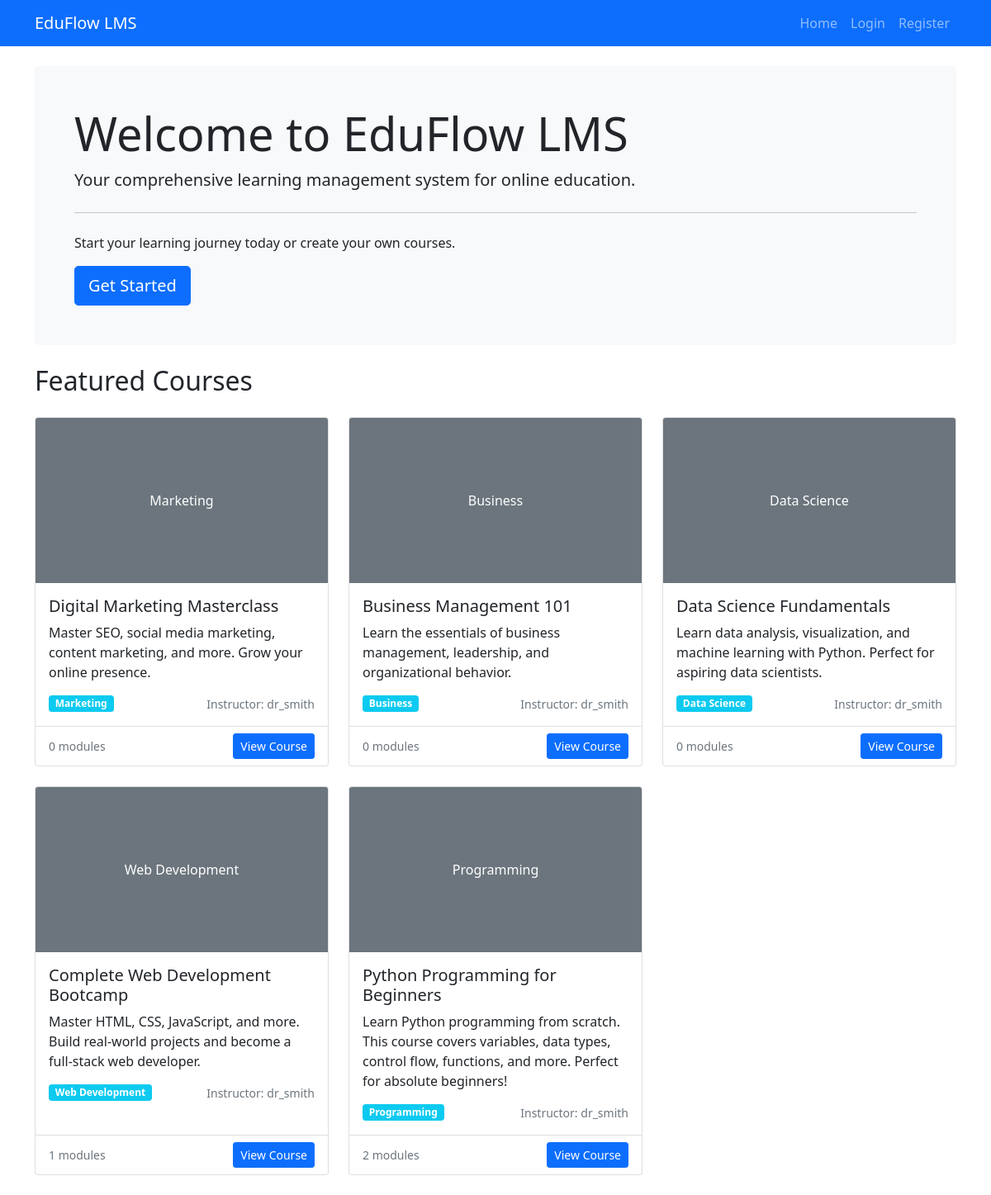
The page / on the database its author committed.
### models.py (models this page shows)
class Course(db.Model):
    id = db.Column(db.Integer, primary_key=True)
    title = db.Column(db.String(200), nullable=False)
    description = db.Column(db.Text, nullable=False)
    category = db.Column(db.String(100))
    thumbnail = db.Column(db.String(200))
    instructor_id = db.Column(db.Integer, db.ForeignKey('user.id'), nullable=False)
    created_at = db.Column(db.DateTime, default=datetime.utcnow)
    modules = db.relationship('Module', backref='course', lazy=True, cascade='all, delete-orphan')
    enrollments = db.relationship('Enrollment', backref='course', lazy=True)

class User(UserMixin, db.Model):
    id = db.Column(db.Integer, primary_key=True)
    username = db.Column(db.String(80), unique=True, nullable=False)
    email = db.Column(db.String(120), unique=True, nullable=False)
    password = db.Column(db.String(200), nullable=False)
    is_instructor = db.Column(db.Boolean, default=False)
    created_at = db.Column(db.DateTime, default=datetime.utcnow)
    courses_teaching = db.relationship('Course', backref='instructor', lazy=True)
    enrollments = db.relationship('Enrollment', backref='student', lazy=True)

### app.py (the view)
@app.route('/')
def index():
    courses = Course.query.order_by(Course.created_at.desc()).limit(6).all()
    return render_template('index.html', courses=courses)

### templates/index.html (shortened to what this page needs)
{% extends "base.html" %}
{% block content %}
<div class="jumbotron bg-light p-5 rounded-3 mb-4">
    <h1 class="display-4">Welcome to EduFlow LMS</h1>
    <p class="lead">Your comprehensive learning management system for online education.</p>
    <hr class="my-4">
    <p>Start your learning journey today or create your own courses.</p>
    {% if not current_user.is_authenticated %}
        <a class="btn btn-primary btn-lg" href="{{ url_for('register') }}" role="button">Get Started</a>
    {% elif current_user.is_instructor %}
        <a class="btn btn-success btn-lg" href="{{ url_for('create_course') }}" role="button">Create New Course</a>
    {% endif %}
</div>
<h2 class="mb-4">Featured Courses</h2>
{% if courses %}
    <div class="row">
        {% for course in courses %}
            <div class="col-md-4 mb-4">
                <div class="card h-100">
                    {% if course.thumbnail %}
                        <img src="{{ url_for('static', filename='uploads/' + course.thumbnail) }}" class="card-img-top" alt="{{ course.title }}" style="height: 200px; object-fit: cover;">
                    {% else %}
                        <div class="card-img-top bg-secondary text-white d-flex align-items-center justify-content-center" style="height: 200px;">
                            <span>{{ course.category or 'No Image' }}</span>
                        </div>
                    {% endif %}
                    <div class="card-body">
                        <h5 class="card-title">{{ course.title }}</h5>
                        <p class="card-text">{{ course.description[:150] }}{% if course.description|length > 150 %}...{% endif %}</p>
                        <div class="d-flex justify-content-between align-items-center">
                            <span class="badge bg-info">{{ course.category or 'Uncategorized' }}</span>
                            <small class="text-muted">Instructor: {{ course.instructor.username }}</small>
                        </div>
                    </div>
                    <div class="card-footer bg-transparent">
                        <div class="d-flex justify-content-between align-items-center">
                            <small class="text-muted">{{ course.modules|length }} modules</small>
                            <a href="{{ url_for('view_course', course_id=course.id) }}" class="btn btn-sm btn-primary">View Course</a>
                        </div>
                    </div>
                </div>
            </div>
        {% endfor %}
    </div>
{% endif %}
{% endblock %}

### templates/base.html (shortened to what this page needs)
<!DOCTYPE html>
<html lang="en">
<head>
    <link href="https://cdn.jsdelivr.net/npm/bootstrap@5.1.3/dist/css/bootstrap.min.css" rel="stylesheet">
    <link rel="stylesheet" href="{{ url_for('static', filename='css/style.css') }}">
</head>
<body>
    <nav class="navbar navbar-expand-lg navbar-dark bg-primary">
        <div class="container">
            <a class="navbar-brand" href="{{ url_for('index') }}">EduFlow LMS</a>
            <div class="collapse navbar-collapse" id="navbarNav">
                <ul class="navbar-nav ms-auto">
                    <li class="nav-item">
                        <a class="nav-link" href="{{ url_for('index') }}">Home</a>
                    </li>
                    {% if current_user.is_authenticated %}
                        <li class="nav-item">
                            <a class="nav-link" href="{{ url_for('dashboard') }}">Dashboard</a>
                        </li>
                        <li class="nav-item">
                            <a class="nav-link" href="{{ url_for('logout') }}">Logout</a>
                        </li>
                    {% else %}
                        <li class="nav-item">
                            <a class="nav-link" href="{{ url_for('login') }}">Login</a>
                        </li>
                        <li class="nav-item">
                            <a class="nav-link" href="{{ url_for('register') }}">Register</a>
                        </li>
                    {% endif %}
                </ul>
            </div>
        </div>
    </nav>
    <div class="container mt-4">
        {% block content %}{% endblock %}
    </div>
</body>
</html>

### static/css/style.css (style rules this page uses)
.jumbotron { background-color: #f8f9fa; padding: 2rem; border-radius: 0.3rem; }
.card-img-top { height: 200px; object-fit: cover; }

### rows shown on the page
Course: category "Marketing", title "Digital Marketing Masterclass", description "Master SEO, social media marketing, content marketing, and more. Grow your online presence.", instructor.username "dr_smith", modules|length "0"
Course: category "Business", title "Business Management 101", description "Learn the essentials of business management, leadership, and organizational behavior.", instructor.username "dr_smith", modules|length "0"
Course: category "Data Science", title "Data Science Fundamentals", description "Learn data analysis, visualization, and machine learning with Python. Perfect for aspiring data scientists.", instructor.username "dr_smith", modules|length "0"
Course: category "Web Development", title "Complete Web Development Bootcamp", description "Master HTML, CSS, JavaScript, and more. Build real-world projects and become a full-stack web developer.", instructor.username "dr_smith", modules|length "1"
Course: category "Programming", title "Python Programming for Beginners", description "Learn Python programming from scratch. This course covers variables, data types, control flow, functions, and more. Perfect for absolute beginners!", instructor.username "dr_smith", modules|length "2"
